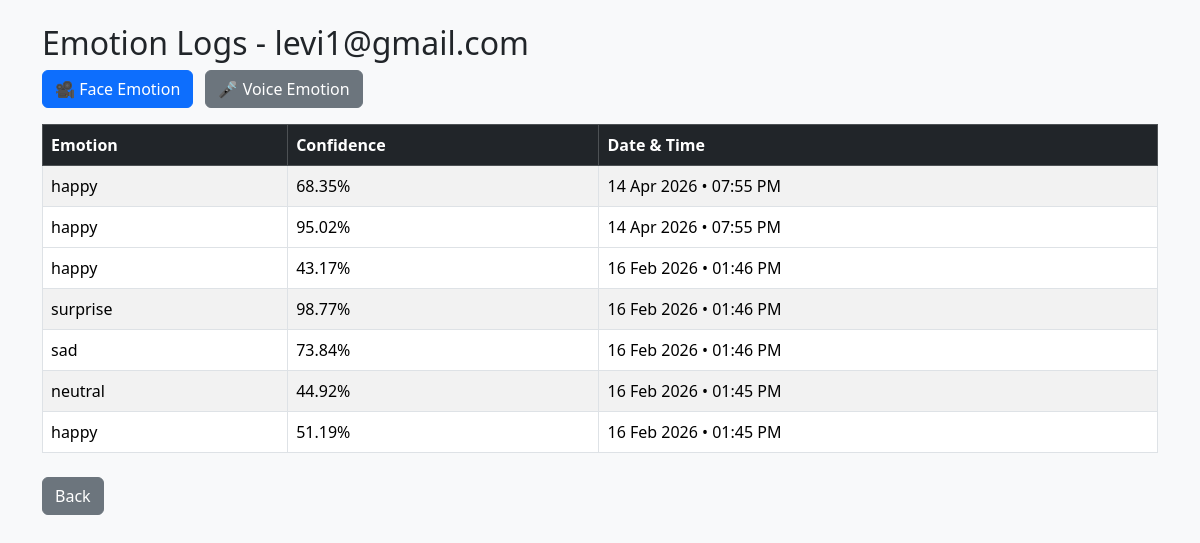
/view_emotions/levi1@gmail.com (signed in), run on the app's committed database.
### tables this page shows
CREATE TABLE emotions(
             id INTEGER PRIMARY KEY AUTOINCREMENT,
             patient_id TEXT,
             emotion_type TEXT,
             emotion TEXT,
             confidence REAL,
             voice_emotion TEXT,
             voice_confidence REAL,
             timestamp DATETIME DEFAULT CURRENT_TIMESTAMP);

### app.py (the view)
@app.route("/view_emotions/<patient_id>")
def view_emotions(patient_id):
    if "email" not in session:
        return redirect(url_for("login"))
    if session["role"] == "patient" and session["email"] != patient_id:
        flash("Access denied", "danger")
        return redirect(url_for("patient_dashboard"))
    raw_logs = logger.get_emotions(patient_id)
    formatted_logs = []
    for log in raw_logs:
        emotion_type, emotion, confidence, voice_emotion, voice_confidence, timestamp = log
        if timestamp:
            try:
                timestamp = datetime.strptime(timestamp, "%Y-%m-%d %H:%M:%S")
            except:
                pass
        formatted_logs.append(
            (emotion_type, emotion, confidence,
             voice_emotion, voice_confidence,
             timestamp)
        )
    return render_template("view_emotions.html",
                           logs=formatted_logs,
                           patient_id=patient_id)

### logger_db.py (called while the page is built)
    def _connect(self):
        return sqlite3.connect(self.db_path)

    def get_emotions(self, patient_id):
        conn = self._connect()
        c = conn.cursor()
        c.execute("""
            SELECT emotion_type, emotion, confidence,
                voice_emotion, voice_confidence, timestamp
            FROM emotions
            WHERE patient_id=?
            ORDER BY timestamp DESC
        """, (patient_id,))
        rows = c.fetchall()
        conn.close()
        return rows

### templates/view_emotions.html (shortened to what this page needs)
<!DOCTYPE html>
<html lang="en">
<head>
    <link href="https://cdn.jsdelivr.net/npm/bootstrap@5.3.1/dist/css/bootstrap.min.css" rel="stylesheet">
</head>
<body class="bg-light">
<div class="container mt-4">
    <h2>Emotion Logs - {{ patient_id }}</h2>
    <div class="mb-3">
        <button id="faceBtn" class="btn btn-primary me-2" onclick="showLogs('FACE')">
            🎥 Face Emotion
        </button>
        <button id="voiceBtn" class="btn btn-secondary" onclick="showLogs('VOICE')">
            🎤 Voice Emotion
        </button>
    </div>
    <table class="table table-bordered table-striped">
        <thead class="table-dark">
            <tr>
                <th>Emotion</th>
                <th>Confidence</th>
                <th>Date & Time</th>
            </tr>
        </thead>
        <tbody>
        {% for log in logs %}
            <tr class="log-row" data-type="{{ log[0] }}">
                {% if log[0] == 'FACE' %}
                    <td>{{ log[1] }}</td>
                    <td>
                        {% if log[2] is not none %}
                            {{ "%.2f"|format(log[2] * 100) }}%
                        {% else %}
                            N/A
                        {% endif %}
                    </td>
                {% endif %}
                <td>
    {% if log[5] %}
        {{ log[5].strftime("%d %b %Y • %I:%M %p") if log[5].__class__.__name__ == "datetime" else log[5] }}
    {% else %}
        N/A
    {% endif %}
</td>
            </tr>
        {% endfor %}
        </tbody>
    </table>
    <a href="{{ session.role == 'therapist' and url_for('therapist_dashboard') or url_for('patient_dashboard') }}"
       class="btn btn-secondary mt-2">
        Back
    </a>
</div>
</body>
</html>

### data on the page
emotions: emotion "happy", log[2]*100 "68.35", log "14 Apr 2026 • 07:55 PM"
emotions: emotion "happy", log[2]*100 "95.02", log "14 Apr 2026 • 07:55 PM"
emotions: emotion "happy", log[2]*100 "43.17", log "16 Feb 2026 • 01:46 PM"
emotions: emotion "surprise", log[2]*100 "98.77", log "16 Feb 2026 • 01:46 PM"
emotions: emotion "sad", log[2]*100 "73.84", log "16 Feb 2026 • 01:46 PM"
emotions: emotion "neutral", log[2]*100 "44.92", log "16 Feb 2026 • 01:45 PM"
emotions: emotion "happy", log[2]*100 "51.19", log "16 Feb 2026 • 01:45 PM"

### other printed values
{{ patient_id }} "levi1@gmail.com"
